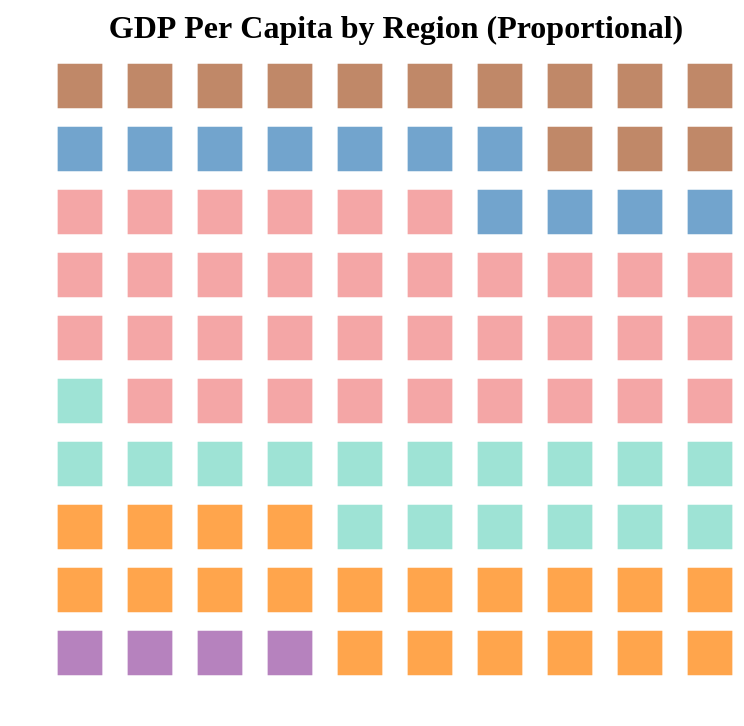

Vega-Lite specification stored for this chart:
### Vega-Lite specification from a JSON file in a GitHub repository (floating-point values rounded to 4 significant figures)
{"$schema": "https://vega.github.io/schema/vega-lite/v5.json", "description": "Waffle chart showing GDP per capita by region", "width": 350, "height": 315, "data": {"values": [{"Region": "Africa", "Square Count": 1, "row": 1, "column": 1}, {"Region": "Africa", "Square Count": 2, "row": 1, "column": 2}, {"Region": "Africa", "Square Count": 3, "row": 1, "column": 3}, {"Region": "Africa", "Square Count": 4, "row": 1, "column": 4}, {"Region": "Americas", "Square Count": 5, "row": 1, "column": 5}, {"Region": "Americas", "Square Count": 6, "row": 1, "column": 6}, {"Region": "Americas", "Square Count": 7, "row": 1, "column": 7}, {"Region": "Americas", "Square Count": 8, "row": 1, "column": 8}, {"Region": "Americas", "Square Count": 9, "row": 1, "column": 9}, {"Region": "Americas", "Square Count": 10, "row": 1, "column": 10}, {"Region": "Americas", "Square Count": 11, "row": 2, "column": 1}, {"Region": "Americas", "Square Count": 12, "row": 2, "column": 2}, {"Region": "Americas", "Square Count": 13, "row": 2, "column": 3}, {"Region": "Americas", "Square Count": 14, "row": 2, "column": 4}, {"Region": "Americas", "Square Count": 15, "row": 2, "column": 5}, {"Region": "Americas", "Square Count": 16, "row": 2, "column": 6}, {"Region": "Americas", "Square Count": 17, "row": 2, "column": 7}, {"Region": "Americas", "Square Count": 18, "row": 2, "column": 8}, {"Region": "Americas", "Square Count": 19, "row": 2, "column": 9}, {"Region": "Americas", "Square Count": 20, "row": 2, "column": 10}, {"Region": "Americas", "Square Count": 21, "row": 3, "column": 1}, {"Region": "Americas", "Square Count": 22, "row": 3, "column": 2}, {"Region": "Americas", "Square Count": 23, "row": 3, "column": 3}, {"Region": "Americas", "Square Count": 24, "row": 3, "column": 4}, {"Region": "Eastern Mediterranean", "Square Count": 25, "row": 3, "column": 5}, {"Region": "Eastern Mediterranean", "Square Count": 26, "row": 3, "column": 6}, {"Region": "Eastern Mediterranean", "Square Count": 27, "row": 3, "column": 7}, {"Region": "Eastern Mediterranean", "Square Count": 28, "row": 3, "column": 8}, {"Region": "Eastern Mediterranean", "Square Count": 29, "row": 3, "column": 9}, {"Region": "Eastern Mediterranean", "Square Count": 30, "row": 3, "column": 10}, {"Region": "Eastern Mediterranean", "Square Count": 31, "row": 4, "column": 1}, {"Region": "Eastern Mediterranean", "Square Count": 32, "row": 4, "column": 2}, {"Region": "Eastern Mediterranean", "Square Count": 33, "row": 4, "column": 3}, {"Region": "Eastern Mediterranean", "Square Count": 34, "row": 4, "column": 4}, {"Region": "Eastern Mediterranean", "Square Count": 35, "row": 4, "column": 5}, {"Region": "Eastern Mediterranean", "Square Count": 36, "row": 4, "column": 6}, {"Region": "Eastern Mediterranean", "Square Count": 37, "row": 4, "column": 7}, {"Region": "Eastern Mediterranean", "Square Count": 38, "row": 4, "column": 8}, {"Region": "Eastern Mediterranean", "Square Count": 39, "row": 4, "column": 9}, {"Region": "Eastern Mediterranean", "Square Count": 40, "row": 4, "column": 10}, {"Region": "Eastern Mediterranean", "Square Count": 41, "row": 5, "column": 1}, {"Region": "Europe", "Square Count": 42, "row": 5, "column": 2}, {"Region": "Europe", "Square Count": 43, "row": 5, "column": 3}, {"Region": "Europe", "Square Count": 44, "row": 5, "column": 4}, {"Region": "Europe", "Square Count": 45, "row": 5, "column": 5}, {"Region": "Europe", "Square Count": 46, "row": 5, "column": 6}, {"Region": "Europe", "Square Count": 47, "row": 5, "column": 7}, {"Region": "Europe", "Square Count": 48, "row": 5, "column": 8}, {"Region": "Europe", "Square Count": 49, "row": 5, "column": 9}, {"Region": "Europe", "Square Count": 50, "row": 5, "column": 10}, {"Region": "Europe", "Square Count": 51, "row": 6, "column": 1}, {"Region": "Europe", "Square Count": 52, "row": 6, "column": 2}, {"Region": "Europe", "Square Count": 53, "row": 6, "column": 3}, {"Region": "Europe", "Square Count": 54, "row": 6, "column": 4}, {"Region": "Europe", "Square Count": 55, "row": 6, "column": 5}, {"Region": "Europe", "Square Count": 56, "row": 6, "column": 6}, {"Region": "Europe", "Square Count": 57, "row": 6, "column": 7}, {"Region": "Europe", "Square Count": 58, "row": 6, "column": 8}, {"Region": "Europe", "Square Count": 59, "row": 6, "column": 9}, {"Region": "Europe", "Square Count": 60, "row": 6, "column": 10}, {"Region": "Europe", "Square Count": 61, "row": 7, "column": 1}, {"Region": "Europe", "Square Count": 62, "row": 7, "column": 2}, {"Region": "Europe", "Square Count": 63, "row": 7, "column": 3}, {"Region": "Europe", "Square Count": 64, "row": 7, "column": 4}, {"Region": "Europe", "Square Count": 65, "row": 7, "column": 5}, {"Region": "Europe", "Square Count": 66, "row": 7, "column": 6}, {"Region": "Europe", "Square Count": 67, "row": 7, "column": 7}, {"Region": "Europe", "Square Count": 68, "row": 7, "column": 8}, {"Region": "Europe", "Square Count": 69, "row": 7, "column": 9}, {"Region": "Europe", "Square Count": 70, "row": 7, "column": 10}, {"Region": "Europe", "Square Count": 71, "row": 8, "column": 1}, {"Region": "Europe", "Square Count": 72, "row": 8, "column": 2}, {"Region": "Europe", "Square Count": 73, "row": 8, "column": 3}, {"Region": "Europe", "Square Count": 74, "row": 8, "column": 4}, {"Region": "Europe", "Square Count": 75, "row": 8, "column": 5}, {"Region": "Europe", "Square Count": 76, "row": 8, "column": 6}, {"Region": "South-East Asia", "Square Count": 77, "row": 8, "column": 7}, {"Region": "South-East Asia", "Square Count": 78, "row": 8, "column": 8}, {"Region": "South-East Asia", "Square Count": 79, "row": 8, "column": 9}, {"Region": "South-East Asia", "Square Count": 80, "row": 8, "column": 10}, {"Region": "South-East Asia", "Square Count": 81, "row": 9, "column": 1}, {"Region": "South-East Asia", "Square Count": 82, "row": 9, "column": 2}, {"Region": "South-East Asia", "Square Count": 83, "row": 9, "column": 3}, {"Region": "South-East Asia", "Square Count": 84, "row": 9, "column": 4}, {"Region": "South-East Asia", "Square Count": 85, "row": 9, "column": 5}, {"Region": "South-East Asia", "Square Count": 86, "row": 9, "column": 6}, {"Region": "South-East Asia", "Square Count": 87, "row": 9, "column": 7}, {"Region": "Western Pacific", "Square Count": 88, "row": 9, "column": 8}, {"Region": "Western Pacific", "Square Count": 89, "row": 9, "column": 9}, {"Region": "Western Pacific", "Square Count": 90, "row": 9, "column": 10}, {"Region": "Western Pacific", "Square Count": 91, "row": 10, "column": 1}, {"Region": "Western Pacific", "Square Count": 92, "row": 10, "column": 2}, {"Region": "Western Pacific", "Square Count": 93, "row": 10, "column": 3}, {"Region": "Western Pacific", "Square Count": 94, "row": 10, "column": 4}, {"Region": "Western Pacific", "Square Count": 95, "row": 10, "column": 5}, {"Region": "Western Pacific", "Square Count": 96, "row": 10, "column": 6}, {"Region": "Western Pacific", "Square Count": 97, "row": 10, "column": 7}, {"Region": "Western Pacific", "Square Count": 98, "row": 10, "column": 8}, {"Region": "Western Pacific", "Square Count": 99, "row": 10, "column": 9}, {"Region": "Western Pacific", "Square Count": 100, "row": 10, "column": 10}]}, "layer": [{"mark": {"type": "square", "size": 500}, "encoding": {"x": {"field": "column", "type": "quantitative", "axis": null}, "y": {"field": "row", "type": "quantitative", "axis": null}, "color": {"field": "Region", "type": "nominal", "legend": null, "scale": {"domain": ["Eastern Mediterranean", "Africa", "Americas", "Europe", "South-East Asia", "Western Pacific"], "range": ["#76D7C4", "#984ea3", "#ff7f00", "#F08080", "#377eb8", "#a65628"]}}, "tooltip": [{"field": "Region"}]}, "title": {"text": "GDP Per Capita by Region (Proportional)", "dx": 18, "orient": "top", "font": "Futura", "fontSize": 16, "anchor": "middle", "offset": 10}}], "config": {"style": {"cell": {"stroke": "transparent"}}}}
